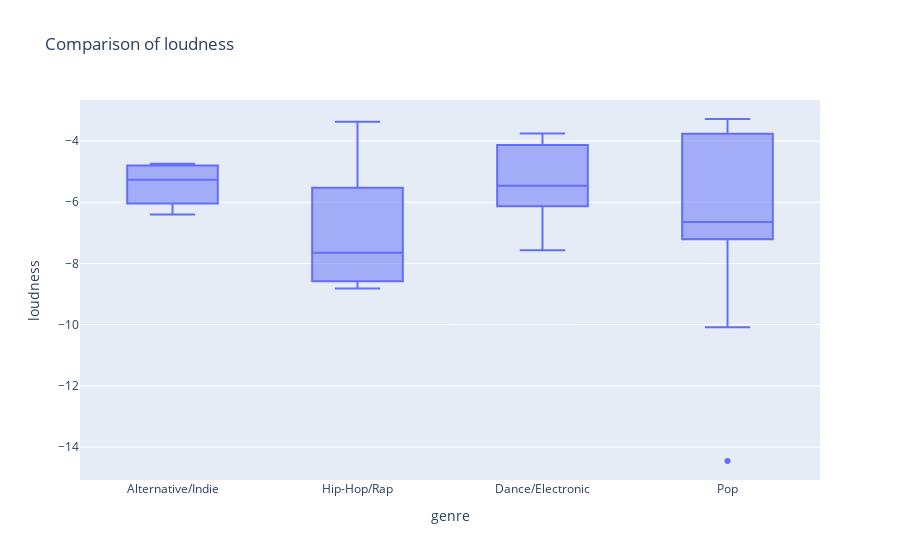

This figure's notebook cell:
### Code cell
px.box(compare_loud, x="genre", y="loudness", title="Comparison of loudness")

### Figure 1 — Plotly figure (JSON) as saved in the notebook; plotly's stock layout.template omitted (floating-point values rounded to 4 significant figures)
{"data": [{"alignmentgroup": "True", "hovertemplate": "genre=%{x}<br>loudness=%{y}<extra></extra>", "legendgroup": "", "marker": {"color": "#636efa"}, "name": "", "notched": false, "offsetgroup": "", "orientation": "v", "showlegend": false, "type": "box", "x": ["Alternative/Indie", "Hip-Hop/Rap", "Dance/Electronic", "Hip-Hop/Rap", "Pop", "Hip-Hop/Rap", "Alternative/Indie", "Pop", "Hip-Hop/Rap", "Hip-Hop/Rap", "Pop", "Hip-Hop/Rap", "Alternative/Indie", "Pop", "Hip-Hop/Rap", "Hip-Hop/Rap", "Pop", "Dance/Electronic", "Pop", "Pop", "Hip-Hop/Rap", "Pop", "Alternative/Indie", "Dance/Electronic", "Pop", "Hip-Hop/Rap", "Pop", "Dance/Electronic", "Hip-Hop/Rap", "Pop", "Hip-Hop/Rap", "Pop", "Pop", "Pop", "Dance/Electronic", "Hip-Hop/Rap"], "x0": " ", "xaxis": "x", "y": [-6.401, -6.687, -5.457, -7.956, -4.209, -8.765, -5.679, -3.28, -5.616, -7.909, -6.637, -8.82, -4.858, -7.209, -6.903, -8.52, -3.675, -5.652, -14.45, -6.049, -5.26, -6.652, -4.746, -7.567, -3.764, -8.764, -3.454, -4.258, -3.37, -7.088, -7.648, -7.23, -6.658, -10.09, -3.756, -3.714], "y0": " ", "yaxis": "y"}], "layout": {"boxmode": "group", "legend": {"tracegroupgap": 0}, "title": {"text": "Comparison of loudness"}, "xaxis": {"anchor": "y", "domain": [0, 1], "title": {"text": "genre"}}, "yaxis": {"anchor": "x", "domain": [0, 1], "title": {"text": "loudness"}}}}
